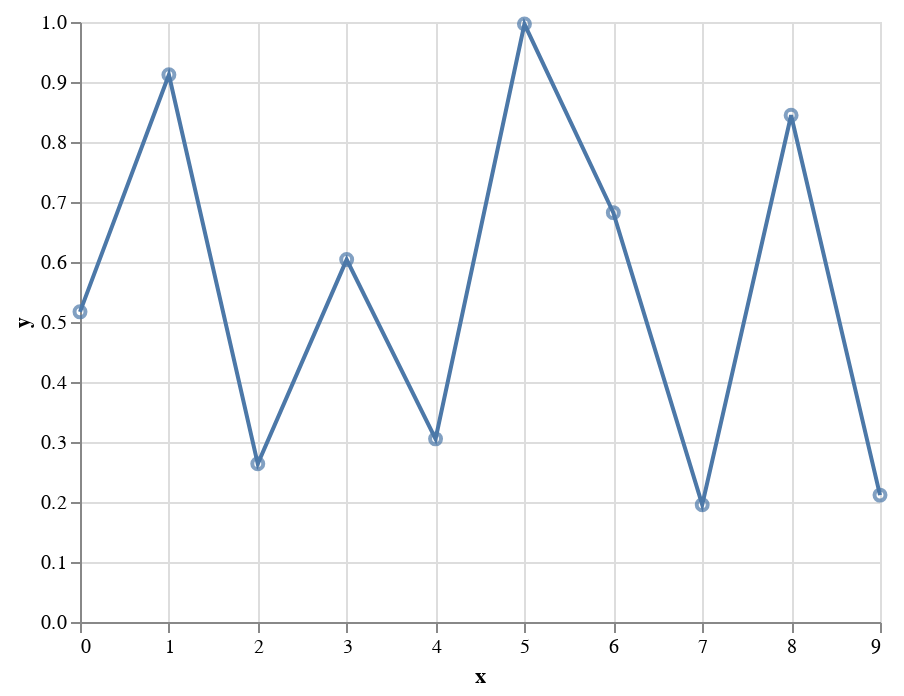

The notebook cell saved with this chart:
### Markdown cell above
Elegánsabb megoldás egy alap, mark nélküli diagramot használni:

### Code cell
base = alt.Chart(data).encode(
    x='x',
    y='y'
)

base.mark_line() + base.mark_point()

### Figure 1 — Vega-Lite specification as saved in the notebook (floating-point values rounded to 4 significant figures)
{"config": {"view": {"continuousWidth": 400, "continuousHeight": 300}}, "layer": [{"mark": "line", "encoding": {"x": {"type": "quantitative", "field": "x"}, "y": {"type": "quantitative", "field": "y"}}}, {"mark": "point", "encoding": {"x": {"type": "quantitative", "field": "x"}, "y": {"type": "quantitative", "field": "y"}}}], "data": {"name": "data-e521e16deedf648444e5d7243138716b"}, "$schema": "https://vega.github.io/schema/vega-lite/v4.8.1.json", "datasets": {"data-e521e16deedf648444e5d7243138716b": [{"x": 0, "y": 0.5169}, {"x": 1, "y": 0.912}, {"x": 2, "y": 0.2636}, {"x": 3, "y": 0.604}, {"x": 4, "y": 0.3052}, {"x": 5, "y": 0.9965}, {"x": 6, "y": 0.6823}, {"x": 7, "y": 0.1955}, {"x": 8, "y": 0.8446}, {"x": 9, "y": 0.2115}]}}
